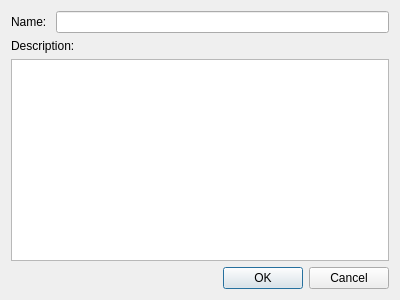
<ui version="4.0" >
 <class>NewProjectDialog</class>
 <widget class="QDialog" name="NewProjectDialog" >
  <property name="geometry" >
   <rect>
    <x>0</x>
    <y>0</y>
    <width>400</width>
    <height>300</height>
   </rect>
  </property>
  <property name="windowTitle" >
   <string>New Project</string>
  </property>
  <property name="windowIcon" >
   <iconset/>
  </property>
  <layout class="QVBoxLayout" >
   <item>
    <layout class="QHBoxLayout" >
     <item>
      <widget class="QLabel" name="label" >
       <property name="text" >
        <string>Name: </string>
       </property>
      </widget>
     </item>
     <item>
      <widget class="QLineEdit" name="name_lineEdit" />
     </item>
    </layout>
   </item>
   <item>
    <widget class="QLabel" name="label_2" >
     <property name="text" >
      <string>Description:</string>
     </property>
    </widget>
   </item>
   <item>
    <widget class="QTextEdit" name="description_textEdit" >
     <property name="acceptRichText" >
      <bool>false</bool>
     </property>
    </widget>
   </item>
   <item>
    <widget class="QDialogButtonBox" name="buttonBox" >
     <property name="orientation" >
      <enum>Qt::Horizontal</enum>
     </property>
     <property name="standardButtons" >
      <set>QDialogButtonBox::Cancel|QDialogButtonBox::NoButton|QDialogButtonBox::Ok</set>
     </property>
    </widget>
   </item>
  </layout>
 </widget>
 <resources/>
 <connections>
  <connection>
   <sender>buttonBox</sender>
   <signal>accepted()</signal>
   <receiver>NewProjectDialog</receiver>
   <slot>accept()</slot>
   <hints>
    <hint type="sourcelabel" >
     <x>248</x>
     <y>254</y>
    </hint>
    <hint type="destinationlabel" >
     <x>157</x>
     <y>274</y>
    </hint>
   </hints>
  </connection>
  <connection>
   <sender>buttonBox</sender>
   <signal>rejected()</signal>
   <receiver>NewProjectDialog</receiver>
   <slot>reject()</slot>
   <hints>
    <hint type="sourcelabel" >
     <x>316</x>
     <y>260</y>
    </hint>
    <hint type="destinationlabel" >
     <x>286</x>
     <y>274</y>
    </hint>
   </hints>
  </connection>
 </connections>
</ui>
